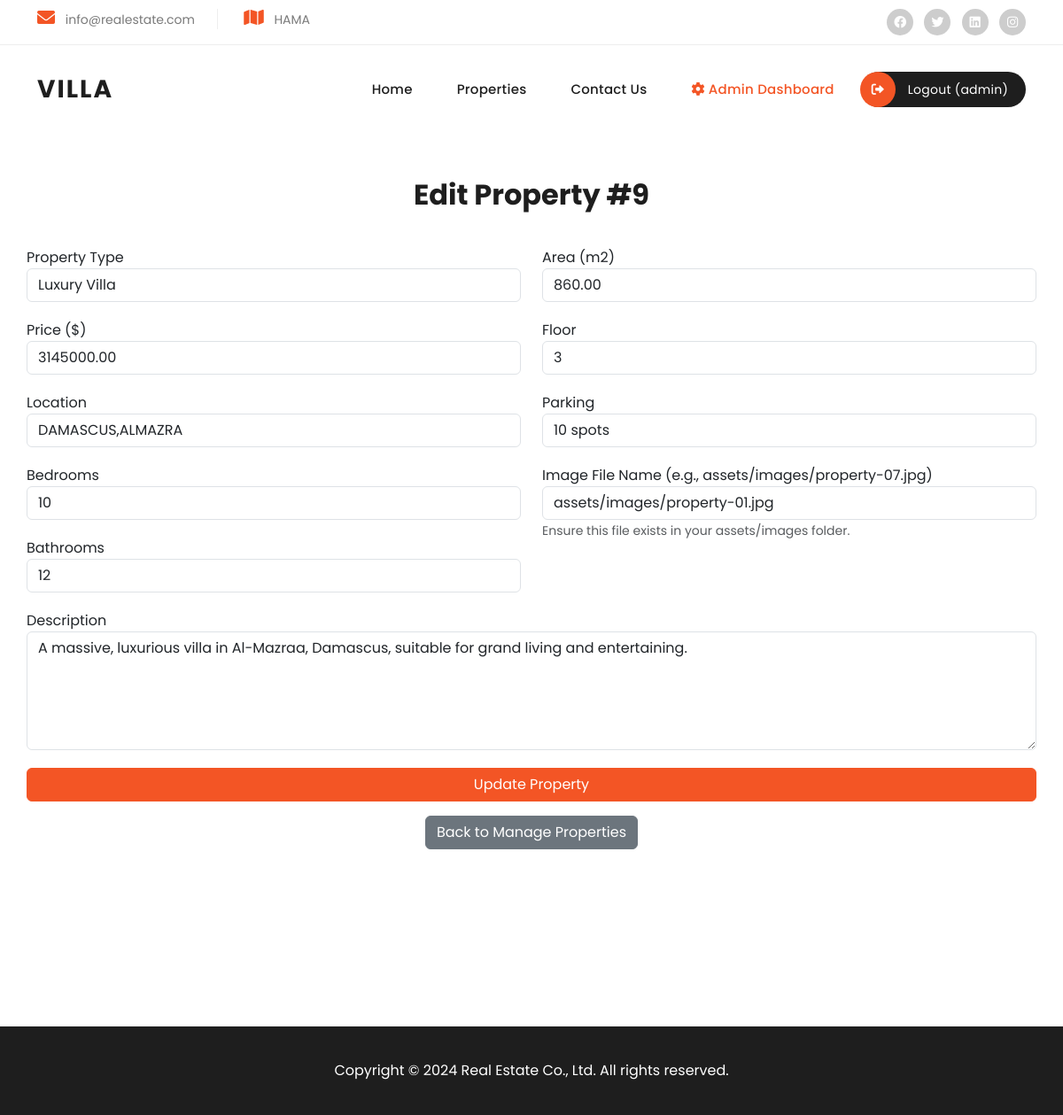
Screenshot of /edit_property.php?id=9 (signed in) with the database file from the repository.
### tables this page shows
CREATE TABLE IF NOT EXISTS `properties` (
    `id` INT AUTO_INCREMENT PRIMARY KEY,
    `type` VARCHAR(100) NOT NULL,
    `price` DECIMAL(15, 2) NOT NULL,
    `location` VARCHAR(255) NOT NULL,
    `bedrooms` INT NOT NULL,
    `bathrooms` INT NOT NULL,
    `area` DECIMAL(10, 2) NOT NULL,
    `floor` VARCHAR(50) NOT NULL,
    `parking` VARCHAR(100) NOT NULL,
    `description` TEXT,
    `image_url` VARCHAR(255) DEFAULT 'assets/images/default-property.jpg'
);

### functions.php (called while the page is built, shortened)
<?php
require_once 'db_connect.php';
function check_login() {
    return isset($_SESSION['user_id']);
}
function is_admin() {
    return isset($_SESSION['role']) && $_SESSION['role'] == 'admin';
}
function get_property_by_id($id) {
    global $conn;
    $id = (int)$id;
    $sql = "SELECT * FROM properties WHERE id = $id";
    $result = mysqli_query($conn, $sql);
    return mysqli_fetch_assoc($result);
}
?>

### edit_property.php (the view, shortened to what this page needs)
<?php
require_once 'functions.php';
$property = null;
if (isset($_GET['id'])) {
    $property_id = $_GET['id'];
    $property = get_property_by_id($property_id);
} else {
    header('Location: manage_properties.php');
    exit();
}
?>
<!DOCTYPE html>
<html lang="en">
<head>
    <link href="vendor/bootstrap/css/bootstrap.min.css" rel="stylesheet">
    <link rel="stylesheet" href="assets/css/fontawesome.css">
    <link rel="stylesheet" href="assets/css/templatemo-villa-agency.css">
    <link rel="stylesheet" href="assets/css/owl.css">
    <link rel="stylesheet" href="assets/css/animate.css">
    <link rel="stylesheet"href="https://unpkg.com/swiper@7/swiper-bundle.min.css"/>
</head>
<body>
    <div class="sub-header">
      <div class="container">
        <div class="row">
          <div class="col-lg-8 col-md-8">
            <ul class="info">
              <li><i class="fa fa-envelope"></i> info@realestate.com</li>
              <li><i class="fa fa-map"></i> HAMA</li>
            </ul>
          </div>
          <div class="col-lg-4 col-md-4">
            <ul class="social-links">
              <li><a href="#"><i class="fab fa-facebook"></i></a></li>
              <li><a href="https://x.com/minthu" target="_blank"><i class="fab fa-twitter"></i></a></li>
              <li><a href="#"><i class="fab fa-linkedin"></i></a></li>
              <li><a href="#"><i class="fab fa-instagram"></i></a></li>
            </ul>
          </div>
        </div>
      </div>
    </div>
    <header class="header-area header-sticky">
      <div class="container">
          <div class="row">
              <div class="col-12">
                  <nav class="main-nav">
                      <a href="index.php" class="logo">
                          <h1>Villa</h1>
                      </a>
                      <ul class="nav">
                        <li><a href="index.php">Home</a></li>
                        <li><a href="properties.php">Properties</a></li>
                        <li><a href="contact.php">Contact Us</a></li>
                        <?php if (!check_login()): ?>
                          <li><a href="login.php"><i class="fa fa-user"></i> Login / Register</a></li>
                        <?php else: ?>
                          <?php if (is_admin()): ?>
                              <li><a href="admin_dashboard.php" class="active"><i class="fa fa-cog"></i> Admin Dashboard</a></li>
                          <?php else: ?>
                              <li><a href="my_orders.php"><i class="fa fa-list"></i> My Orders</a></li>
                          <?php endif; ?>
                          <li><a href="logout.php"><i class="fa fa-sign-out-alt"></i> Logout (<?php echo $_SESSION['username']; ?>)</a></li>
                        <?php endif; ?>
                    </ul>
                  </nav>
              </div>
          </div>
      </div>
    </header>
    <div class="container form-container">
        <h2>Edit Property #<?php echo $property['id']; ?></h2>
        <?php if ($property): ?>
        <form action="edit_property.php?id=<?php echo $property['id']; ?>" method="POST">
            <div class="row">
                <div class="col-lg-6">
                    <div class="form-group">
                        <label for="type">Property Type</label>
                        <select class="form-control" id="type" name="type" required>
                            <option value="Luxury Villa" <?php echo ($property['type'] == 'Luxury Villa') ? 'selected' : ''; ?>>Luxury Villa</option>
                        </select>
                    </div>
                    <div class="form-group">
                        <label for="price">Price ($)</label>
                        <input type="number" step="0.01" class="form-control" id="price" name="price" value="<?php echo htmlspecialchars($property['price']); ?>" required>
                    </div>
                    <div class="form-group">
                        <label for="location">Location</label>
                        <input type="text" class="form-control" id="location" name="location" value="<?php echo htmlspecialchars($property['location']); ?>" required>
                    </div>
                    <div class="form-group">
                        <label for="bedrooms">Bedrooms</label>
                        <input type="number" class="form-control" id="bedrooms" name="bedrooms" value="<?php echo htmlspecialchars($property['bedrooms']); ?>" required>
                    </div>
                    <div class="form-group">
                        <label for="bathrooms">Bathrooms</label>
                        <input type="number" class="form-control" id="bathrooms" name="bathrooms" value="<?php echo htmlspecialchars($property['bathrooms']); ?>" required>
                    </div>
                </div>
                <div class="col-lg-6">
                    <div class="form-group">
                        <label for="area">Area (m2)</label>
                        <input type="number" step="0.01" class="form-control" id="area" name="area" value="<?php echo htmlspecialchars($property['area']); ?>" required>
                    </div>
                    <div class="form-group">
                        <label for="floor">Floor</label>
                        <input type="text" class="form-control" id="floor" name="floor" value="<?php echo htmlspecialchars($property['floor']); ?>" required>
                    </div>
                    <div class="form-group">
                        <label for="parking">Parking</label>
                        <input type="text" class="form-control" id="parking" name="parking" value="<?php echo htmlspecialchars($property['parking']); ?>" required>
                    </div>
                    <div class="form-group">
                        <label for="image_url">Image File Name (e.g., assets/images/property-07.jpg)</label>
                        <input type="text" class="form-control" id="image_url" name="image_url" value="<?php echo htmlspecialchars($property['image_url']); ?>" required>
                        <small class="form-text text-muted">Ensure this file exists in your assets/images folder.</small>
                    </div>
                </div>
                <div class="col-lg-12">
                    <div class="form-group">
                        <label for="description">Description</label>
                        <textarea class="form-control" id="description" name="description" rows="5"><?php echo htmlspecialchars($property['description']); ?></textarea>
                    </div>
                </div>
                <div class="col-lg-12">
                    <button type="submit" class="btn btn-primary w-100">Update Property</button>
                </div>
            </div>
        </form>
        <?php endif; ?>
        <div class="text-center mt-3">
            <a href="manage_properties.php" class="btn btn-secondary">Back to Manage Properties</a>
        </div>
    </div>
    <footer>
      <div class="container">
        <div class="col-lg-12">
          <p>Copyright © 2024 Real Estate Co., Ltd. All rights reserved.
          </p>
        </div>
      </div>
    </footer>
</body>
</html>

### assets/css/templatemo-villa-agency.css (style rules this page uses)
html, body, div, span, applet, object, iframe, h1, h2, h3, h4, h5, h6, p, blockquote, div pre, a, abbr, acronym, address, big, cite, code, del, dfn, em, font, img, ins, kbd, q, s, samp, small, strike, strong, sub, sup, tt, var, b, u, i, center, dl, dt, dd, ol, ul, li, figure, header, nav, section, article, aside, footer, figcaption { margin: 0; padding: 0; border: 0; outline: 0; }
ul, li { padding: 0; margin: 0; list-style: none; }
header, nav, section, article, aside, footer, hgroup { display: block; }
* { box-sizing: border-box; }
html, body { font-family: 'Poppins', sans-serif; -ms-text-size-adjust: 100%; -webkit-font-smoothing: antialiased; -moz-osx-font-smoothing: grayscale; }
a { text-decoration: none !important; }
h1, h2, h3, h4, h5, h6 { color: #1e1e1e; margin-top: 0px; margin-bottom: 0px; font-weight: 700; }
ul { margin-bottom: 0px; }
p { font-size: 14px; line-height: 28px; color: #4a4a4a; }
html, body { font-family: 'Poppins', sans-serif; }
.sub-header { background-color: #fff; padding: 10px 0px; border-bottom: 1px solid #eee; }
.sub-header ul li { display: inline-block; }
.sub-header ul.social-links { text-align: right; }
.sub-header ul.social-links li { margin-left: 8px; }
.sub-header ul.social-links li a { display: inline-block; width: 30px; height: 30px; background-color: #cdcdcd; border-radius: 50%; text-align: center; line-height: 30px; color: #fff; font-size: 14px; transition: all .3s; }
.sub-header ul.info li { font-size: 14px; color: #7a7a7a; border-right: 1px solid #eee; margin-right: 25px; padding-right: 25px; }
.sub-header ul.info li:last-child { margin-right: 0px; padding-right: 0px; border-right: none; }
.sub-header ul.info li i { font-size: 20px; color: #f35525; margin-right: 8px; }
.header-area { position: relative; background-color: #fff; height: 100px; z-index: 100; -webkit-transition: all .5s ease 0s; -moz-transition: all .5s ease 0s; -o-transition: all .5s ease 0s; transition: all .5s ease 0s; }
.header-area .main-nav { background: transparent; display: flex; }
.header-area .main-nav .logo { -webkit-transition: all 0.3s ease 0s; -moz-transition: all 0.3s ease 0s; -o-transition: all 0.3s ease 0s; transition: all 0.3s ease 0s; display: inline-block; }
.header-area .main-nav .logo h1 { line-height: 100px; font-size: 28px; text-transform: uppercase; color: #1e1e1e; font-weight: 700; letter-spacing: 2px; }
.header-area .main-nav ul.nav { flex-basis: 100%; margin-top: 30px; justify-content: right; -webkit-transition: all 0.3s ease 0s; -moz-transition: all 0.3s ease 0s; -o-transition: all 0.3s ease 0s; transition: all 0.3s ease 0s; position: relative; z-index: 999; }
.header-area .main-nav .nav li:last-child { padding-right: 0px; }
.header-area .main-nav .nav li { padding-left: 10px; padding-right: 10px; height: 100px; line-height: 100px; }
.header-area .main-nav .nav li a { display: block; padding-left: 20px; padding-right: 20px; font-weight: 500; font-size: 15px; height: 40px; line-height: 40px; text-transform: capitalize; color: #1e1e1e; -webkit-transition: all 0.4s ease 0s; -moz-transition: all 0.4s ease 0s; -o-transition: all 0.4s ease 0s; transition: all 0.4s ease 0s; border: transparent; letter-spacing: .25px; }
.header-area .main-nav .nav li:last-child a { background-color: #1e1e1e; color: #fff; font-size: 14px; font-weight: 400; text-transform: none; border-radius: 20px; padding-left: 0px; }
.header-area .main-nav .nav li:last-child a i { background-color: #f35525; display: inline-block; width: 40px; height: 40px; text-align: center; line-height: 40px; margin-right: 10px; border-radius: 50%; margin-left: -1px; }
.header-area .main-nav .nav li a.active { color: #f35525; }
@media (max-width: 1200px) { .header-area .main-nav .nav li { padding-left: 5px; padding-right: 5px; } }
footer { margin-top: 150px; background-color: #1e1e1e; min-height: 100px; }
footer p { text-align: center; line-height: 100px; color: #fff; font-size: 16px; font-weight: 400; }
body { overflow-x: hidden; }

### edit_property.php (style rules this page uses)
.form-container { padding: 50px 0; min-height: 80vh; }
.form-container h2 { text-align: center; margin-bottom: 40px; color: #1e1e1e; }
.form-group { margin-bottom: 20px; }
.btn-primary { background-color: #f35525; border-color: #f35525; }

### rows the page displays
properties: id "9", type "Luxury Villa", price "3145000.00", location "DAMASCUS,ALMAZRA", bedrooms "10", bathrooms "12", area "860.00", floor "3", parking "10 spots", image_url "assets/images/property-01.jpg", description "A massive, luxurious villa in Al-Mazraa, Damascus, suitable for grand living and entertaining."

### other values shown
$_SESSION['username'] "admin"
